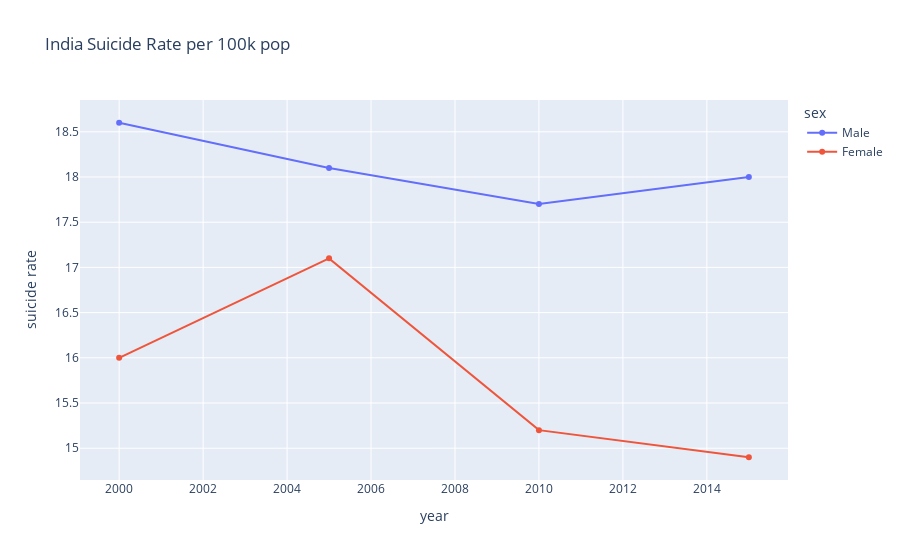

Write notebook code for a chart like this one.
### Code cell
#Plot India Suicide rate per 100k pop
df = nig[2:]
fig = px.line(df, x="year", y="suicide rate", title='India Suicide Rate per 100k pop', color = "sex", markers=True)

fig.show()

py.plot(fig, filename = 'India Suicide Rate per 100k pop', auto_open = False)

### Figure 1 — Plotly figure (JSON) as saved in the notebook; plotly's stock layout.template omitted (floating-point values rounded to 4 significant figures)
{"data": [{"hovertemplate": "sex=Male<br>year=%{x}<br>suicide rate=%{y}<extra></extra>", "legendgroup": "Male", "line": {"color": "#636efa", "dash": "solid"}, "marker": {"symbol": "circle"}, "mode": "lines+markers", "name": "Male", "orientation": "v", "showlegend": true, "type": "scatter", "x": [2015, 2010, 2005, 2000], "xaxis": "x", "y": [18, 17.7, 18.1, 18.6], "yaxis": "y"}, {"hovertemplate": "sex=Female<br>year=%{x}<br>suicide rate=%{y}<extra></extra>", "legendgroup": "Female", "line": {"color": "#EF553B", "dash": "solid"}, "marker": {"symbol": "circle"}, "mode": "lines+markers", "name": "Female", "orientation": "v", "showlegend": true, "type": "scatter", "x": [2015, 2010, 2005, 2000], "xaxis": "x", "y": [14.9, 15.2, 17.1, 16], "yaxis": "y"}], "layout": {"legend": {"title": {"text": "sex"}, "tracegroupgap": 0}, "title": {"text": "India Suicide Rate per 100k pop"}, "xaxis": {"anchor": "y", "domain": [0, 1], "title": {"text": "year"}}, "yaxis": {"anchor": "x", "domain": [0, 1], "title": {"text": "suicide rate"}}}}
